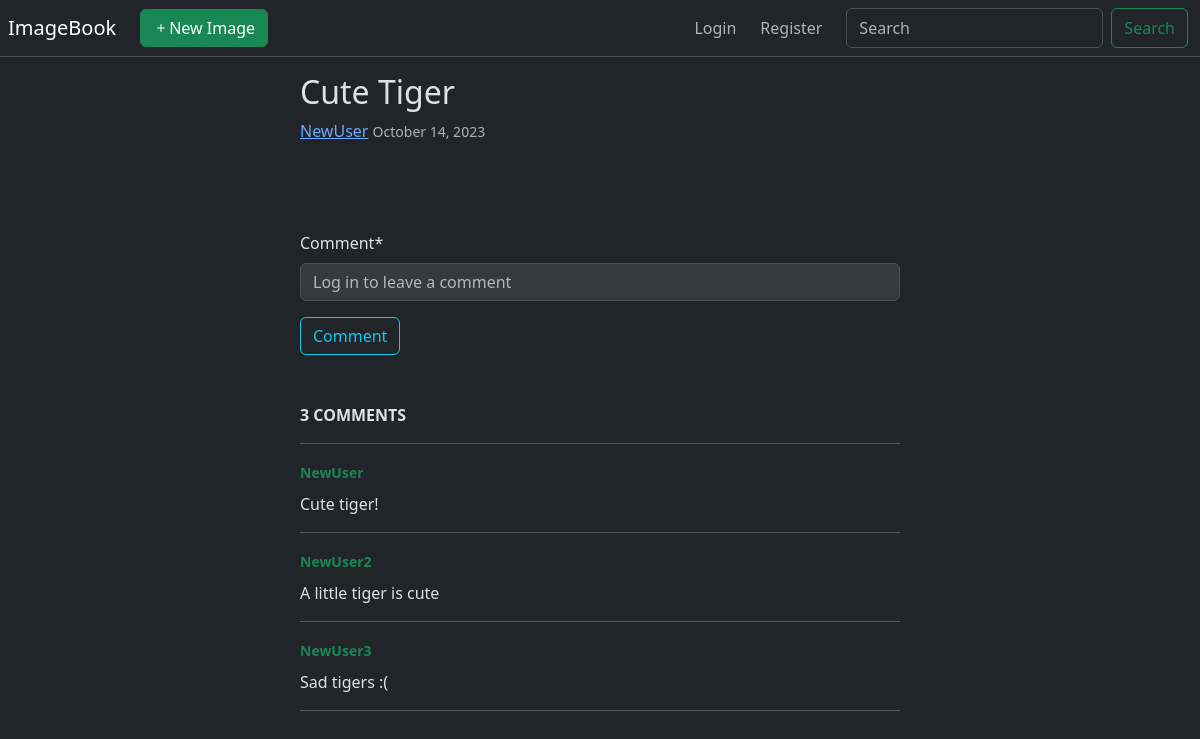
Screenshot of /image/1/ with the database file from the repository.
### image/models.py (models this page shows, shortened)
class Image(models.Model):
    title = models.CharField(max_length=30)
    author = models.ForeignKey(User, on_delete=models.CASCADE)
    date_posted = models.DateTimeField(default=timezone.now)
    image = models.ImageField(upload_to='images_posted')

class Comment(models.Model):
    comment_author = models.ForeignKey(User, on_delete=models.CASCADE)
    content = models.TextField('Comment', max_length=255)
    comment_image = models.ForeignKey(Image, on_delete=models.CASCADE)

### image/views.py (the view, shortened to what this page needs)
# urls.py: path('<int:pk>/', ImageDetailView.as_view(), name='image-detail')
class ImageDetailView(FormMixin, DetailView):
    model = Image
    form_class = CreateCommentForm
    def get_context_data(self, **kwargs):
        context = super(ImageDetailView, self).get_context_data(**kwargs)
        context['form'] = self.get_form()
        if not self.request.user.is_authenticated:
            context['form'].fields['content'].disabled = True
            context['form'].fields['content'].widget.attrs['placeholder'] = 'Log in to leave a comment'
        return context

### image/forms.py
class CreateCommentForm(ModelForm):
    class Meta:
        model = Comment
        fields = ['content']
        widgets = {
            'content': TextInput(attrs={'size': 2})
        }

### image/templates/image/image_detail.html (shortened to what this page needs)
{% extends "image/base.html" %}
{% load crispy_forms_tags %}
{% block content %}
<main class="col col-lg-6 mx-auto pt-3 px-lg-0 px-2">
  <article>
    <h2>{{ object.title }}</h2>
    <div class="mb-3 ">
      <a href="#">{{ object.author }}</a>
      <small class="text-muted">{{ object.date_posted|date:"F d, Y" }}</small>
    </div>
  </article>
  {% include "users/basic_form.html" with button_context="Comment" %}
  <section>
    <p class="fw-bold">{{ object.comment_set.all|length }}
      COMMENT{{ object.comment_set.all|length|pluralize:"S" }}</p>
    <hr>
    {% for comment in object.comment_set.all %}
    <div class="p-0">
      <a class="text-success small fw-bold text-decoration-none" href="#">{{ comment.comment_author }}</a>
      <p class="pt-2">{{ comment.content }}</p>
    </div>
    <hr>
    {% endfor %}
  </section>
</main>
{% endblock content %}

### rows the page displays
Image: title "Cute Tiger", author "NewUser", date_posted "October 14, 2023", comment_set.all|length "3"
Comment: comment_author "NewUser", content "Cute tiger!"
Comment: comment_author "NewUser2", content "A little tiger is cute"
Comment: comment_author "NewUser3", content "Sad tigers :("

### other values shown
{{ button_context }} "Comment"
